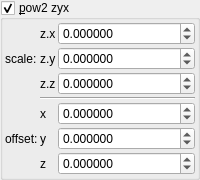
    <widget class="MyGroupBox" name="groupCheck_transf_function_enabled_false">
     <property name="title">
      <string>&amp;pow2 zyx</string>
     </property>
     <property name="checkable">
      <bool>true</bool>
     </property>
     <layout class="QVBoxLayout" name="verticalLayout_14" stretch="0">
      <property name="spacing">
       <number>2</number>
      </property>
      <property name="leftMargin">
       <number>2</number>
      </property>
      <property name="topMargin">
       <number>2</number>
      </property>
      <property name="rightMargin">
       <number>2</number>
      </property>
      <property name="bottomMargin">
       <number>2</number>
      </property>
      <item>
       <layout class="QGridLayout" name="gridLayout_30" columnstretch="0,0,0,1">
        <property name="spacing">
         <number>2</number>
        </property>
        <item row="1" column="3">
         <widget class="MyDoubleSpinBox" name="spinbox3_transf_constant_multiplier_221_y">
          <property name="sizePolicy">
           <sizepolicy hsizetype="Minimum" vsizetype="Maximum">
            <horstretch>0</horstretch>
            <verstretch>0</verstretch>
           </sizepolicy>
          </property>
          <property name="prefix">
           <string/>
          </property>
          <property name="suffix">
           <string/>
          </property>
          <property name="decimals">
           <number>6</number>
          </property>
          <property name="minimum">
           <double>-99.989999999999995</double>
          </property>
          <property name="maximum">
           <double>99.989999999999995</double>
          </property>
          <property name="singleStep">
           <double>0.100000000000000</double>
          </property>
         </widget>
        </item>
        <item row="5" column="3">
         <widget class="MyDoubleSpinBox" name="spinbox3_transf_addition_constantA_000_y">
          <property name="sizePolicy">
           <sizepolicy hsizetype="Minimum" vsizetype="Maximum">
            <horstretch>0</horstretch>
            <verstretch>0</verstretch>
           </sizepolicy>
          </property>
          <property name="prefix">
           <string/>
          </property>
          <property name="suffix">
           <string/>
          </property>
          <property name="decimals">
           <number>6</number>
          </property>
          <property name="minimum">
           <double>-99.989999999999995</double>
          </property>
          <property name="maximum">
           <double>99.989999999999995</double>
          </property>
          <property name="singleStep">
           <double>0.100000000000000</double>
          </property>
         </widget>
        </item>
        <item row="2" column="3">
         <widget class="MyDoubleSpinBox" name="spinbox3_transf_constant_multiplier_221_z">
          <property name="sizePolicy">
           <sizepolicy hsizetype="Minimum" vsizetype="Maximum">
            <horstretch>0</horstretch>
            <verstretch>0</verstretch>
           </sizepolicy>
          </property>
          <property name="prefix">
           <string/>
          </property>
          <property name="suffix">
           <string/>
          </property>
          <property name="decimals">
           <number>6</number>
          </property>
          <property name="minimum">
           <double>-99.989999999999995</double>
          </property>
          <property name="maximum">
           <double>99.989999999999995</double>
          </property>
          <property name="singleStep">
           <double>0.100000000000000</double>
          </property>
         </widget>
        </item>
        <item row="0" column="3">
         <widget class="MyDoubleSpinBox" name="spinbox3_transf_constant_multiplier_221_x">
          <property name="sizePolicy">
           <sizepolicy hsizetype="Minimum" vsizetype="Maximum">
            <horstretch>0</horstretch>
            <verstretch>0</verstretch>
           </sizepolicy>
          </property>
          <property name="prefix">
           <string/>
          </property>
          <property name="suffix">
           <string/>
          </property>
          <property name="decimals">
           <number>6</number>
          </property>
          <property name="minimum">
           <double>-99.989999999999995</double>
          </property>
          <property name="maximum">
           <double>99.989999999999995</double>
          </property>
          <property name="singleStep">
           <double>0.100000000000000</double>
          </property>
         </widget>
        </item>
        <item row="3" column="2" colspan="2">
         <widget class="Line" name="line_54">
          <property name="orientation">
           <enum>Qt::Horizontal</enum>
          </property>
         </widget>
        </item>
        <item row="4" column="2">
         <widget class="QLabel" name="label_115">
          <property name="text">
           <string notr="true">x</string>
          </property>
         </widget>
        </item>
        <item row="1" column="2">
         <widget class="QLabel" name="label_94">
          <property name="text">
           <string notr="true">z.y</string>
          </property>
         </widget>
        </item>
        <item row="1" column="1">
         <widget class="QLabel" name="label_95">
          <property name="text">
           <string>scale:</string>
          </property>
         </widget>
        </item>
        <item row="0" column="2">
         <widget class="QLabel" name="label_96">
          <property name="text">
           <string notr="true">z.x</string>
          </property>
         </widget>
        </item>
        <item row="2" column="2">
         <widget class="QLabel" name="label_99">
          <property name="text">
           <string notr="true">z.z</string>
          </property>
         </widget>
        </item>
        <item row="4" column="3">
         <widget class="MyDoubleSpinBox" name="spinbox3_transf_addition_constantA_000_x">
          <property name="sizePolicy">
           <sizepolicy hsizetype="Minimum" vsizetype="Maximum">
            <horstretch>0</horstretch>
            <verstretch>0</verstretch>
           </sizepolicy>
          </property>
          <property name="prefix">
           <string/>
          </property>
          <property name="suffix">
           <string/>
          </property>
          <property name="decimals">
           <number>6</number>
          </property>
          <property name="minimum">
           <double>-99.989999999999995</double>
          </property>
          <property name="maximum">
           <double>99.989999999999995</double>
          </property>
          <property name="singleStep">
           <double>0.100000000000000</double>
          </property>
         </widget>
        </item>
        <item row="6" column="3">
         <widget class="MyDoubleSpinBox" name="spinbox3_transf_addition_constantA_000_z">
          <property name="sizePolicy">
           <sizepolicy hsizetype="Minimum" vsizetype="Maximum">
            <horstretch>0</horstretch>
            <verstretch>0</verstretch>
           </sizepolicy>
          </property>
          <property name="prefix">
           <string/>
          </property>
          <property name="suffix">
           <string/>
          </property>
          <property name="decimals">
           <number>6</number>
          </property>
          <property name="minimum">
           <double>-99.989999999999995</double>
          </property>
          <property name="maximum">
           <double>99.989999999999995</double>
          </property>
          <property name="singleStep">
           <double>0.100000000000000</double>
          </property>
         </widget>
        </item>
        <item row="5" column="2">
         <widget class="QLabel" name="label_116">
          <property name="text">
           <string notr="true">y</string>
          </property>
         </widget>
        </item>
        <item row="6" column="2">
         <widget class="QLabel" name="label_117">
          <property name="text">
           <string notr="true">z</string>
          </property>
         </widget>
        </item>
        <item row="5" column="1">
         <widget class="QLabel" name="label_256">
          <property name="text">
           <string>offset:</string>
          </property>
         </widget>
        </item>
       </layout>
      </item>
     </layout>
    </widget>
